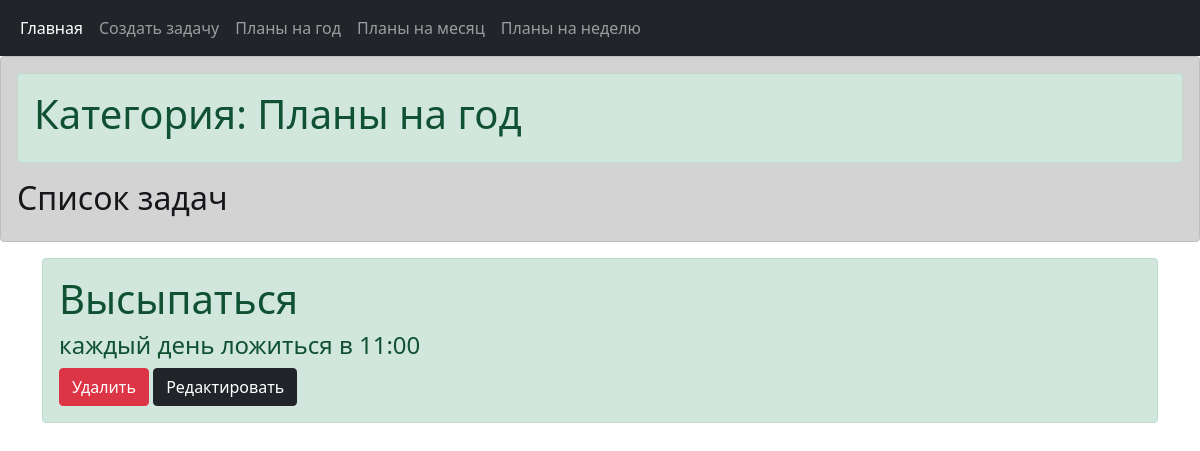
Screenshot of /task_manager/3/ with the database file from the repository.
### task_manager/models.py (models this page shows, shortened)
class Category(models.Model):
    name = models.CharField(max_length=100, db_index=True)
    class Meta:
        verbose_name = 'Категория'
        verbose_name_plural = 'Категории'
        ordering = ['name']

class Task(models.Model):
    status = models.BooleanField('status', default=False)
    title = models.CharField('title', max_length=25)
    descript = models.TextField('descript', max_length=70)
    when_created = models.DateTimeField(auto_now_add=True, db_index=True)
    category = models.ForeignKey('Category', null=True, on_delete=models.PROTECT)
    class Meta:
        verbose_name = 'задачу'
        verbose_name_plural = 'Задачи'
        ordering = ['title']

### task_manager/views.py (the view)
# urls.py: path('<int:category_id>/', by_category, name='by_category_name'),
def by_category(request, category_id):
    tasks = Task.objects.filter(category=category_id)
    categories = Category.objects.all()
    current_category = Category.objects.get(pk=category_id)
    context = {'tasks': tasks, 'categories': categories, 'current_category': current_category}
    return render(request, 'task_manager/by_category.html', context)

### task_manager/templates/task_manager/by_category.html (shortened to what this page needs)
{% extends 'layout/base.html' %}
{% block category_name %} <h1> Категория: {{current_category.name}}</h1>{% endblock %}

### task_manager/templates/layout/base.html (shortened to what this page needs)
<!DOCTYPE html>
<html lang="en">
<head>
    <link rel="stylesheet" href="https://stackpath.bootstrapcdn.com/bootstrap/5.0.0-alpha1/css/bootstrap.min.css">
</head>
<body>
<nav class="navbar navbar-expand-lg navbar-dark bg-dark">
  <div class="container-fluid">
    <div class="collapse navbar-collapse" id="navbarSupportedContent">
      <ul class="navbar-nav mr-auto mb-2 mb-lg-0">
        <li class="nav-item">
          <a class="nav-link active" aria-current="page" href="{% url 'index' %}">Главная</a>
        </li>
        <li class="nav-item">
          <a class="nav-link" aria-current="page" href="{% url 'add' %}">Создать задачу</a>
        </li>
        {% for category in categories %}
          <li class="nav-item">
            <a class="nav-link" href="{% url 'by_category_name' category.pk %}">{{ category.name }}</a>
          </li>
        {% endfor %}
      </ul>
    </div>
  </div>
</nav>
{% block content %}
<div class="alert alert-dark" role="alert">
    <div class="alert alert-success" role="alert">
        {% block category_name %}<h1>Все планы</h1>{% endblock %}
    </div>
    <h2> Список задач </h2>
</div>
<div class="container">
    {% for task in tasks %}
    <div>
        <div class="alert alert-success" role="alert">
            <h1>{{ task.title }}</h1>
            <h4>{{ task.descript }}</h4>
            <a class="btn btn-danger" href="{% url 'delete_task' task.id %}">Удалить</a>
            <a class="btn btn-dark" href="{% url 'edit_task' task.id %}">Редактировать</a>
        </div>
    </div>
    {% endfor %}
</div>
{% endblock %}
</body>
</html>

### rows the page displays
Category: name "Планы на год"
Category: name "Планы на месяц"
Category: name "Планы на неделю"
Task: title "Высыпаться", descript "каждый день ложиться в 11:00"
